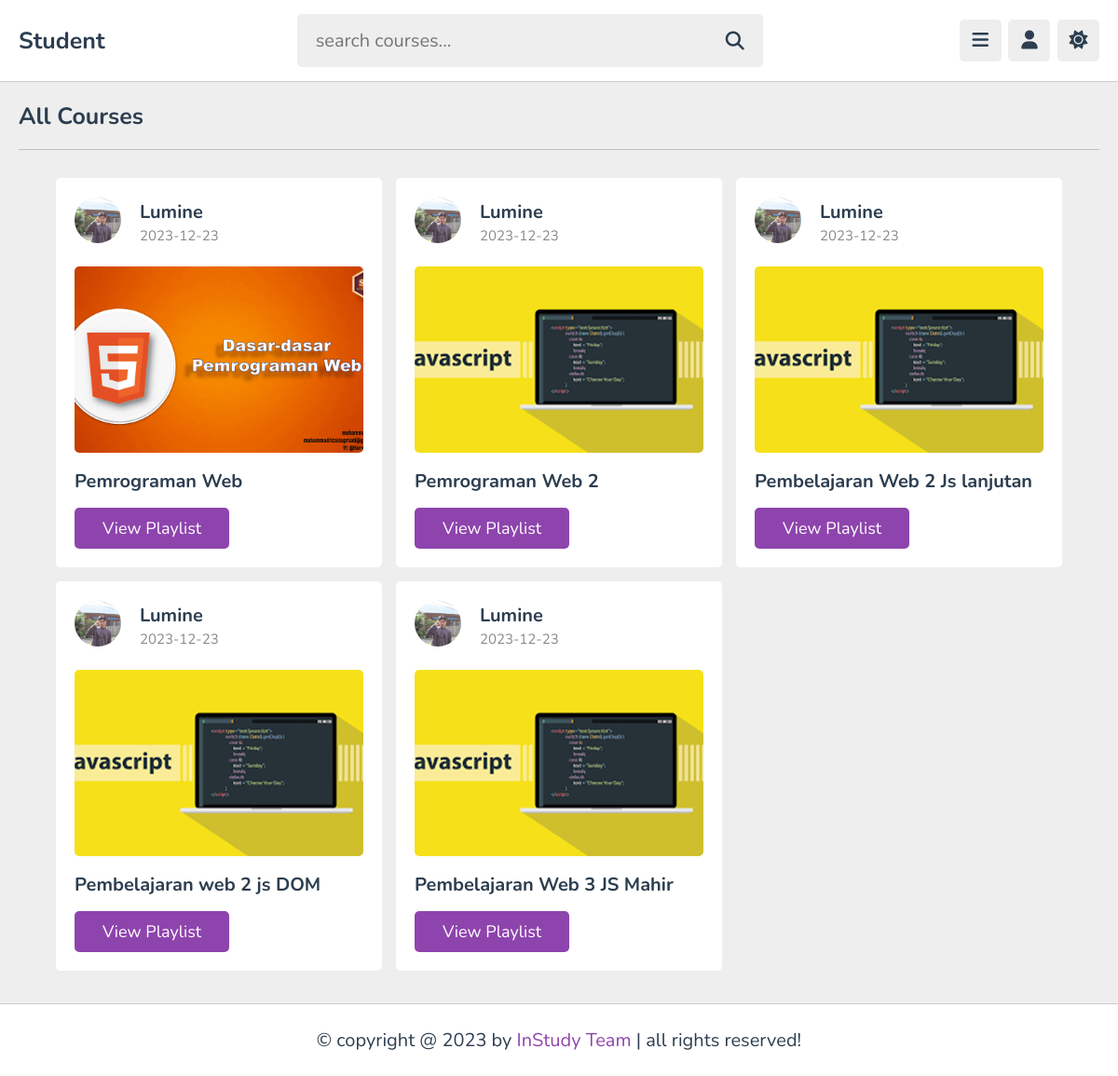
/courses.php, run on the app's committed database.
### tables this page shows
CREATE TABLE `playlist` (
  `id` varchar(20) NOT NULL,
  `tutor_id` varchar(20) NOT NULL,
  `title` varchar(100) NOT NULL,
  `description` varchar(1000) NOT NULL,
  `thumb` varchar(100) NOT NULL,
  `date` date NOT NULL DEFAULT current_timestamp(),
  `status` varchar(20) NOT NULL DEFAULT 'deactive'
);

CREATE TABLE `tutors` (
  `id` varchar(20) NOT NULL,
  `name` varchar(50) NOT NULL,
  `profession` varchar(50) NOT NULL,
  `email` varchar(255) NOT NULL,
  `password` varchar(50) NOT NULL,
  `image` varchar(100) NOT NULL
);

### courses.php (the view, shortened to what this page needs)
<?php
include 'components/connect.php';
?>
<!DOCTYPE html>
<html lang="en">
<head>
   <link rel="stylesheet" href="https://cdnjs.cloudflare.com/ajax/libs/font-awesome/6.2.0/css/all.min.css">
   <link rel="stylesheet" href="css/style.css">
</head>
<body>
<?php include 'components/user_header.php'; ?>
<section class="courses">
   <h1 class="heading">all courses</h1>
   <div class="box-container">
      <?php
         $select_courses = $conn->prepare("SELECT * FROM `playlist` WHERE status = ? ORDER BY date DESC");
         $select_courses->execute(['active']);
         if($select_courses->rowCount() > 0){
            while($fetch_course = $select_courses->fetch(PDO::FETCH_ASSOC)){
               $course_id = $fetch_course['id'];
               $select_tutor = $conn->prepare("SELECT * FROM `tutors` WHERE id = ?");
               $select_tutor->execute([$fetch_course['tutor_id']]);
               $fetch_tutor = $select_tutor->fetch(PDO::FETCH_ASSOC);
      ?>
      <div class="box">
         <div class="tutor">
            <img src="uploaded_files/<?= $fetch_tutor['image']; ?>" alt="">
            <div>
               <h3><?= $fetch_tutor['name']; ?></h3>
               <span><?= $fetch_course['date']; ?></span>
            </div>
         </div>
         <img src="uploaded_files/<?= $fetch_course['thumb']; ?>" class="thumb" alt="">
         <h3 class="title"><?= $fetch_course['title']; ?></h3>
         <a href="playlist.php?get_id=<?= $course_id; ?>" class="inline-btn">view playlist</a>
      </div>
      <?php
         }
      }else{
         echo '<p class="empty">no courses added yet!</p>';
      }
      ?>
   </div>
</section>
<?php include 'components/footer.php'; ?>
</body>
</html>

### components/user_header.php (shortened to what this page needs)
<header class="header">
   <section class="flex">
      <a href="index.php" class="logo">Student</a>
      <form action="search_course.php" method="post" class="search-form">
         <input type="text" name="search_course" placeholder="search courses..." required maxlength="100">
         <button type="submit" class="fas fa-search" name="search_course_btn"></button>
      </form>
      <div class="icons">
         <div id="menu-btn" class="fas fa-bars"></div>
         <div id="user-btn" class="fas fa-user"></div>
         <div id="toggle-btn" class="fas fa-sun"></div>
      </div>
   </section>
</header>

### components/footer.php
<footer class="footer">
   &copy; copyright @ <?= date('Y'); ?> by <span>InStudy Team</span> | all rights reserved!
</footer>

### css/style.css (style rules this page uses)
:root { --main-color: #8e44ad; --red: #e74c3c; --oragen: #f39c12; --white: #fff; --black: #2c3e50; --light-color: #888; --light-bg: #eee; --border: 0.1rem solid rgba(0, 0, 0, 0.2); }
* { font-family: "Nunito", sans-serif; margin: 0; padding: 0; box-sizing: border-box; outline: none; border: none; text-decoration: none; }
html { font-size: 62.5%; overflow-x: hidden; }
body { background-color: var(--light-bg); padding-left: 30rem; }
section { padding: 2rem; max-width: 1200px; margin: 0 auto; }
.btn, .option-btn, .delete-btn, .inline-btn, .inline-option-btn, .inline-delete-btn { border-radius: 0.5rem; padding: 1rem 3rem; font-size: 1.8rem; color: #fff; margin-top: 1rem; text-transform: capitalize; cursor: pointer; text-align: center; }
.inline-btn, .inline-option-btn, .inline-delete-btn { display: inline-block; }
.btn, .inline-btn { background-color: var(--main-color); }
.heading { padding-bottom: 1.8rem; border-bottom: var(--border); font-size: 2.5rem; color: var(--black); text-transform: capitalize; margin-bottom: 3rem; }
.header { background-color: var(--white); border-bottom: var(--border); position: sticky; top: 0; left: 0; right: 0; z-index: 1000; }
.header .flex { padding: 1.5rem 2rem; position: relative; display: flex; align-items: center; justify-content: space-between; }
.header .flex .logo { font-size: 2.5rem; color: var(--black); font-weight: bolder; }
.header .flex .search-form { width: 50rem; border-radius: 0.5rem; display: flex; align-items: center; gap: 2rem; padding: 1.5rem 2rem; background-color: var(--light-bg); }
.header .flex .search-form input { width: 100%; background: none; font-size: 2rem; color: var(--black); }
.header .flex .search-form button { font-size: 2rem; color: var(--black); cursor: pointer; background: none; }
.header .flex .icons div { font-size: 2rem; color: var(--black); border-radius: 0.5rem; height: 4.5rem; cursor: pointer; width: 4.5rem; line-height: 4.4rem; background-color: var(--light-bg); text-align: center; margin-left: 0.5rem; }
.courses .box-container { display: grid; grid-template-columns: repeat(auto-fit, 35rem); gap: 1.5rem; align-items: flex-start; justify-content: center; }
.courses .box-container .box { border-radius: 0.5rem; background-color: var(--white); padding: 2rem; }
.courses .box-container .box .tutor { margin-bottom: 2rem; display: flex; align-items: center; gap: 2rem; }
.courses .box-container .box .tutor img { width: 5rem; height: 5rem; border-radius: 50%; object-fit: cover; margin-bottom: 0.5rem; }
.courses .box-container .box .tutor h3 { font-size: 2rem; color: var(--black); margin-bottom: 0.2rem; }
.courses .box-container .box .tutor span { font-size: 1.5rem; color: var(--light-color); }
.courses .box-container .box .thumb { width: 100%; border-radius: 0.5rem; height: 20rem; object-fit: cover; margin-bottom: 0.3rem; }
.courses .box-container .box .title { font-size: 2rem; color: var(--black); margin-top: 0.5rem; padding: 0.5rem 0; }
.footer { position: sticky; bottom: 0; right: 0; left: 0; background-color: var(--white); border-top: var(--border); padding: 2.5rem 2rem; text-align: center; color: var(--black); font-size: 2rem; margin-top: 1.5rem; z-index: 1000; }
.footer span { color: var(--main-color); }
@media (max-width: 1200px) { body { padding-left: 0; } }

### data on the page
playlist: tutor.image (picture), tutor.name "Lumine", date "2023-12-23", thumb (picture), title "Pemrograman Web"
playlist: tutor.image (picture), tutor.name "Lumine", date "2023-12-23", thumb (picture), title "Pemrograman Web 2"
playlist: tutor.image (picture), tutor.name "Lumine", date "2023-12-23", thumb (picture), title "Pembelajaran Web 2 Js lanjutan"
playlist: tutor.image (picture), tutor.name "Lumine", date "2023-12-23", thumb (picture), title "Pembelajaran web 2 js DOM"
playlist: tutor.image (picture), tutor.name "Lumine", date "2023-12-23", thumb (picture), title "Pembelajaran Web 3 JS Mahir"
